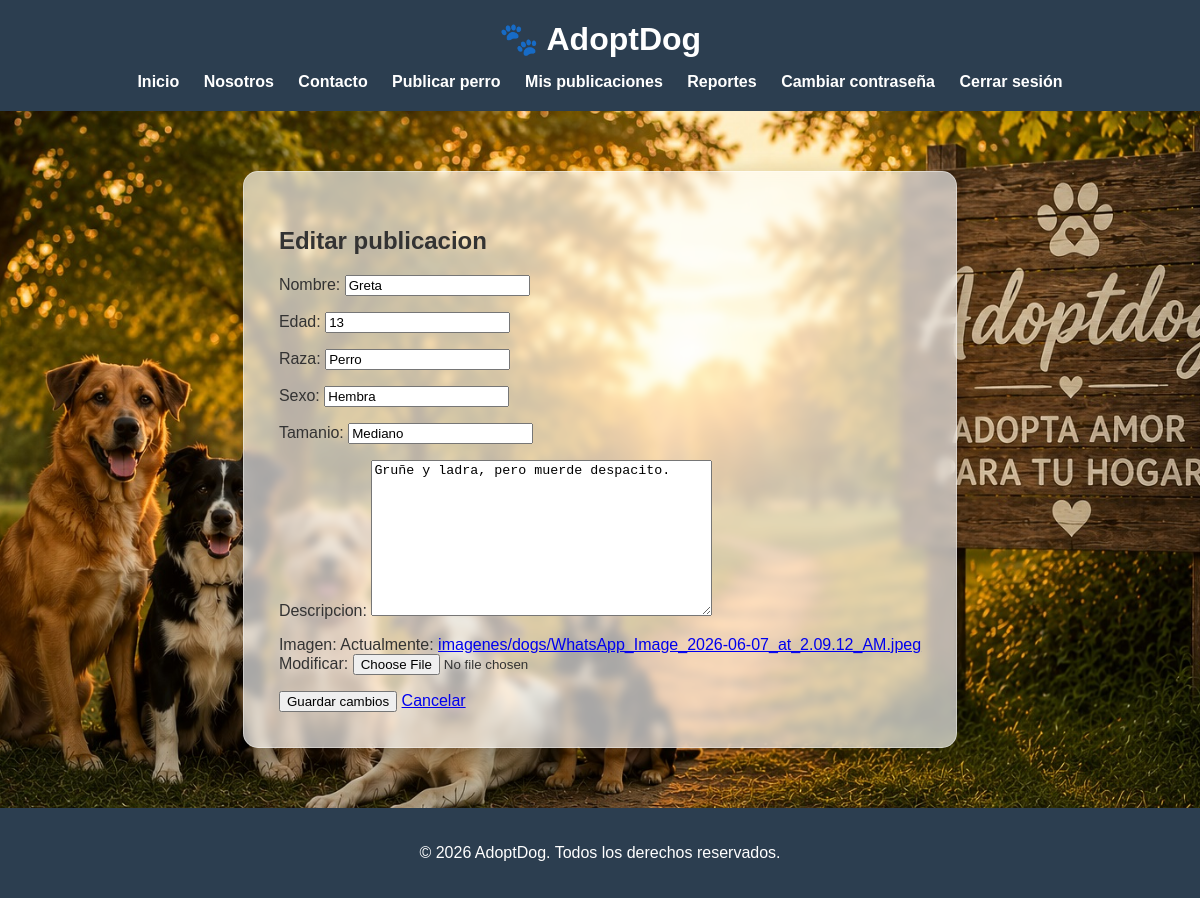
Page /editar/12/ (signed in) on the committed database.
### app/models.py (models this page shows, shortened)
class Animal(models.Model):
    ESTADO_DISPONIBLE = "Disponible"
    ESTADO_ADOPTADO = "Adoptado"
    ESTADO_BAJA = "Dado de baja"
    nombre = models.CharField(max_length=100)
    edad = models.IntegerField()
    raza = models.CharField(max_length=100)
    sexo = models.CharField(max_length=20)
    tamanio = models.CharField(max_length=50)
    descripcion = models.TextField()
    imagen = models.ImageField(upload_to='imagenes/dogs/')
    estado = models.CharField(max_length=50, default=ESTADO_DISPONIBLE)
    fecha_publicacion = models.DateTimeField(auto_now_add=True, null=True, blank=True)
    fecha_adopcion = models.DateTimeField(null=True, blank=True)
    fecha_baja = models.DateTimeField(null=True, blank=True)
    owner = models.ForeignKey(
        User,
        on_delete=models.CASCADE,
        null=True,
        blank=True
    )

### app/views.py (the view)
# urls.py: path('editar/<int:animal_id>/', views.editar_publicacion, name='editar_publicacion'),
@login_required
def editar_publicacion(request, animal_id):
    animal = get_object_or_404(
        Animal,
        id=animal_id,
        owner=request.user,
        estado=Animal.ESTADO_DISPONIBLE
    )
    if request.method == 'POST':
        form = AnimalForm(request.POST, request.FILES, instance=animal)
        if form.is_valid():
            form.save()
            return redirect('mis_publicaciones')
    else:
        form = AnimalForm(instance=animal)
    return render(request, 'editar_publicacion.html', {
        'form': form,
        'animal': animal
    })

### app/forms.py
class AnimalForm(forms.ModelForm):
    class Meta:
        model = Animal
        fields = ['nombre', 'edad', 'raza', 'sexo' , 'tamanio', 'descripcion', 'imagen']

### app/templates/editar_publicacion.html (shortened to what this page needs)
{% extends 'base.html' %}
{% block content %}
<div class="panel-contenido">
    <h2>Editar publicacion</h2>
    <form method="POST" enctype="multipart/form-data">
        {{ form.as_p }}
        <button type="submit" class="btn btn-primary">
            Guardar cambios
        </button>
        <a href="{% url 'mis_publicaciones' %}" class="btn btn-secondary">
            Cancelar
        </a>
    </form>
</div>
{% endblock %}

### app/static/styles/styles.css (style rules this page uses)
body { margin: 0; font-family: Arial, Helvetica, sans-serif; background-color: #f5f7fa; color: #333; }
html, body { height: 100%; margin: 0; }
body { display: flex; flex-direction: column; min-height: 100vh; background-image: url("../imagenes/fondo.jpg"); background-size: cover; background-position: center; background-repeat: no-repeat; background-attachment: fixed; }
.panel-contenido { max-width: 900px; margin: 30px auto; background: rgba(255, 255, 255, 0.65); padding: 35px; border-radius: 15px; border: 1px solid rgba(255, 255, 255, 0.4); box-shadow: 0 8px 25px rgba(0, 0, 0, 0.25); backdrop-filter: blur(4px); -webkit-backdrop-filter: blur(4px); }

### rows in the picture
Animal: nombre "Greta", edad "13", raza "Perro", sexo "Hembra", tamanio "Mediano", descripcion "Gruñe y ladra, pero muerde despacito."
